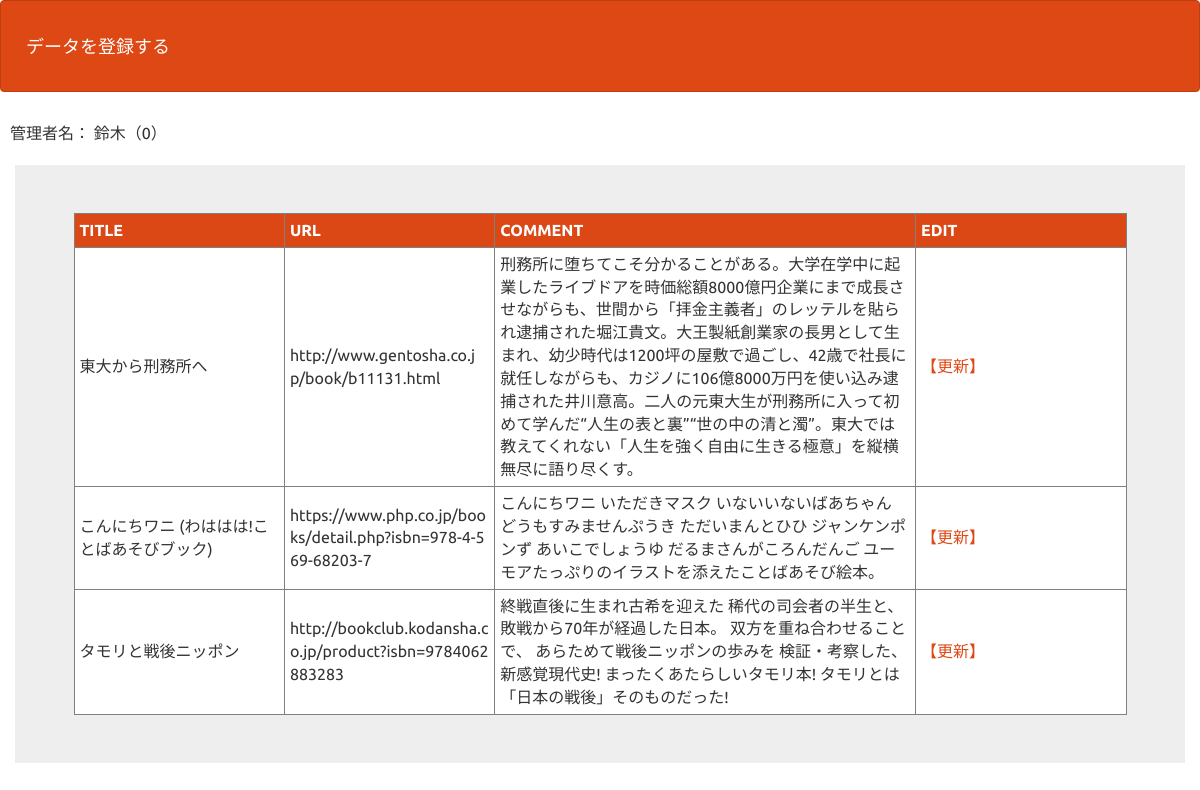
The page /bm_list_kanri.php (signed in) on the database its author committed.
### tables this page shows
CREATE TABLE IF NOT EXISTS `gs_bm_table` (
`id` int(12) NOT NULL,
  `name` varchar(64) NOT NULL,
  `url` text NOT NULL,
  `comment` text NOT NULL,
  `date` datetime NOT NULL
);

### bm_list_kanri.php (the view, shortened to what this page needs)
<?php
$pdo = db_con();
$stmt = $pdo->prepare("SELECT * FROM gs_bm_table");
$status = $stmt->execute();
$karni_flg = $_SESSION["kanri_flg"];
$view="";
if($status==false){
  $error = $stmt->errorInfo();
  exit("ErrorQuery:".$error[2]);
}else{
  while( $result = $stmt->fetch(PDO::FETCH_ASSOC)){
      $view .= '<tr style="background:#fff;">';
      $view .= '<td style="padding:5px;">';
      $view .= $result["name"];
      $view .= '</td>';
      $view .= '<td style="padding:5px;">';
      $view .= $result["url"];
      $view .= '</td>';
      $view .= '<td style="padding:5px;">';
      $view .= $result["comment"];
      $view .= '</td>';
      $view .= '<td style="padding:5px;">';
      $view .= '<a href="bm_update_view.php?id='. $result["id"].'">';
      $view .= '【更新】';
      $view .= '</a>';
      $view .= '</td>';
      $view .= '</tr>';
  }
}
?>
    <!DOCTYPE html>
    <html lang="ja">
    <head>
        <link rel="stylesheet" href="css/range.css">
        <link href="css/bootstrap.min.css" rel="stylesheet">
    </head>
    <body id="main">
        <header>
            <nav class="navbar navbar-default">
                <div class="container-fluid">
                    <div class="navbar-header">
                        <a class="navbar-brand" href="index.php">データを登録する</a>
                    </div>
            </nav>
        </header>
        <div>管理者名：
            <?=$_SESSION["name"]?>（<?=$_SESSION["kanri_flg"]?>）</div>
        <div>
            <div class="container jumbotron">
                <table border="1" style="word-break: break-all; word-wrap: break-word; border-collapse: collapse; table-layout: fixed; width: 90%; margin:0 auto;">
                    <tr style="background: #DC4815;">
                        <th style="padding:5px; width: 20%; color: #fff;">TITLE</th>
                        <th style="padding:5px; width: 20%; color: #fff;">URL</th>
                        <th style="padding:5px; width: 40%; color: #fff;">COMMENT</th>
                        <th style="padding:5px; width: 20%; color: #fff;">EDIT</th>
                    </tr>
                    <?=$view?>
                </table>
            </div>
        </div>
    </body>
    </html>

### bm_list_kanri.php (style rules this page uses)
div { padding: 10px; font-size: 16px; }

### rows shown on the page
gs_bm_table: value "東大から刑務所へ http://www.gentosha.co.jp/book/b11131.html 刑務所に堕ちてこそ分かることがある。大学在学中に起業したライブドアを時価総額8000億円企業にまで成長させながらも、世間から「拝金主義者」のレッテルを貼られ逮捕された堀江貴文。大王製紙創業家の長男として生まれ、幼少時代は1200坪の屋敷で過ごし、42歳で社長に就任しながらも、カジノに106億8000万円を使い込み逮捕された井川意高。二人の元東大生が刑務所に入って初めて学んだ“人生の表と裏”“世の中の清と濁”。東大では教えてくれない「人生を強く自由に生きる極意」を縦横無尽に語り尽くす。 【更新】"
gs_bm_table: value "こんにちワニ (わははは!ことばあそびブック) https://www.php.co.jp/books/detail.php?isbn=978-4-569-68203-7 こんにちワニ いただきマスク いないいないばあちゃん どうもすみませんぷうき ただいまんとひひ ジャンケンポンず あいこでしょうゆ だるまさんがころんだんご ユーモアたっぷりのイラストを添えたことばあそび絵本。 【更新】"
gs_bm_table: value "タモリと戦後ニッポン http://bookclub.kodansha.co.jp/product?isbn=9784062883283 終戦直後に生まれ古希を迎えた 稀代の司会者の半生と、 敗戦から70年が経過した日本。 双方を重ね合わせることで、 あらためて戦後ニッポンの歩みを 検証・考察した、新感覚現代史! まったくあたらしいタモリ本! タモリとは「日本の戦後」そのものだった! 【更新】"

### other values the page prints
$_SESSION["name"] "鈴木"
$_SESSION["kanri_flg"] "0"
